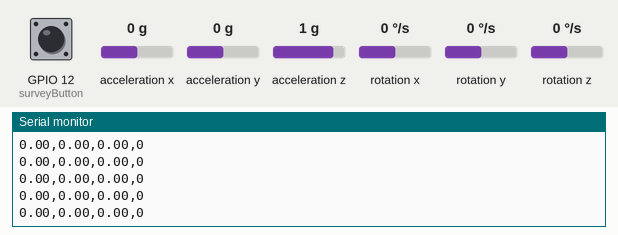
Simulated run of this sketch. Board: ESP32. Parts: the last lines printed to the serial monitor. Inputs (shaded band) come from the test bench; at power-on: rotation z 0 °/s, GPIO 12 (surveyButton) HIGH, acceleration y 0 g, acceleration x 0 g, acceleration z 1 g, rotation x 0 °/s, rotation y 0 °/s. Random numbers use the default seed unless the sketch sets one.

Above: at 1.7 s.
1.8 s: rotation z set to -192 °/s
At 2.4 s:
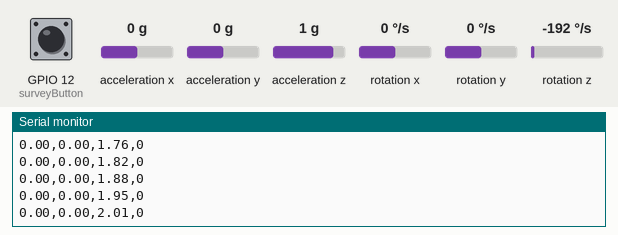
4.8 s: GPIO 12 (surveyButton) pulled LOW for 0.15 s
7.9 s: acceleration y set to 0.8 g
At 8.9 s:
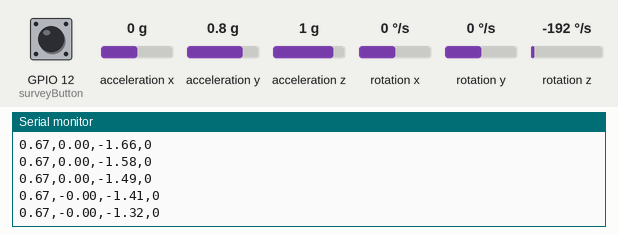
10.9 s: GPIO 12 (surveyButton) pulled LOW for 1 s
14.9 s: acceleration x set to -1.4 g
At 15.8 s:
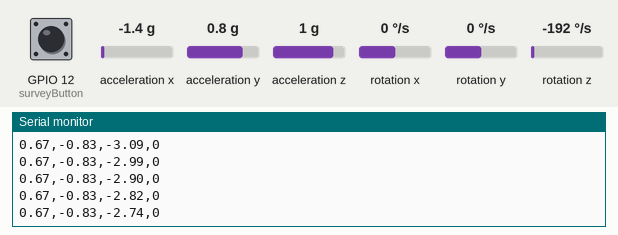
17.9 s: acceleration z set to 0 g
At 18.7 s:
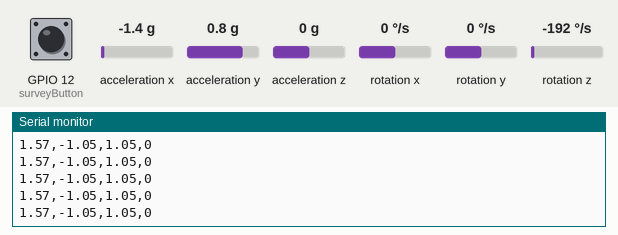
Timing chart, 0 to 20.9 s (numbered marks = the images above; inputs shaded):
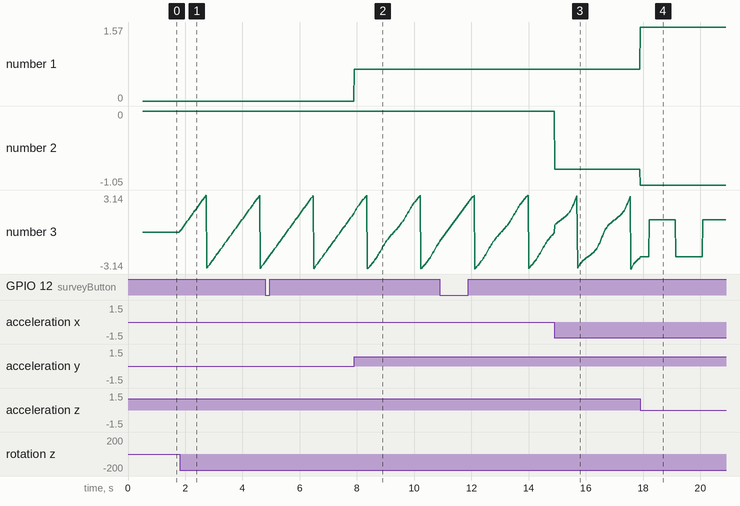

Measured:
- after the input at 1.8 s, the serial monitor: prints a new line at once (image 1)
- plotted number 3: 0 → -2.51 after the input at 1.8 s

The sketch:

main18esp.ino
```cpp
#include "I2Cdev.h"
#include "MPU6050_6Axis_MotionApps20.h"
#include "Wire.h"
#include "HardwareSerial.h"
#include <WiFi.h>
#include <WebServer.h>

#define lidarTx 17
#define lidarRx 16
#define surveyButton 12
#define connectButton 14
#define lidarPin 4

bool dataFlag = false;


const char* ssid = "Esp32_module";
const char* password = "12345678";

WebServer server(80);

HardwareSerial TF_Luna_Serial(1);

MPU6050 mpu;
uint8_t fifoBuffer[45];

struct Angles{
 float yaw;
 float pitch;
 float roll;
} ;
struct Point{
   float coords[3];
};

struct Vector_2d{
   float coords[2];
};

Angles ang;
Vector_2d vec;

void setup() {
  Serial.begin(9600);
  pinMode(surveyButton,INPUT_PULLUP);
  WiFi.mode(WIFI_AP);
  WiFi.softAP(ssid, password);
  Serial.println("SoftAP configured");
  Serial.print("IP address: ");
  Serial.println(WiFi.softAPIP());

  server.on("/get_vector", []() {
    //Serial.print("get contact");
    if (dataFlag){
      String response = "";
      for(int i = 0; i<2; i++){
        response += String(vec.coords[i]);//
        response += ",";
      }
      response += "";
      server.send(200, "text/plain", response);
      dataFlag = false;
    }
    else{
      String response = "No data yet";
      server.send(204, "text/plain", response);//проверить код ответа
    }

  });
  server.on("/get_numbers", []() {
    String response = "[";
    for (int i = 0; i < 10; i++) {
      response += (String)random(10) + ", ";
    }
    response.remove(response.length() - 2);  // Remove the last comma and space
    response += "]";
    server.send(200, "text/plain", response);
  });

  server.begin();
  Serial.println("HTTP server started");
  // Инициализация MPU
  Wire.begin();
  //Wire.setClock(1000000UL);   // разгоняем шину на максимум
  // инициализация DMP
  mpu.initialize();
  mpu.dmpInitialize();
  mpu.setDMPEnabled(true);
  Serial.println("MPU");
  TF_Luna_Serial.begin(115200, SERIAL_8N1, 17, 16);  // Инициализация последовательной связи с TF-Luna

}

void loop() {
      if (digitalRead(surveyButton)){//
        int dist=get_distance();
        //Serial.println(dist);
        //Serial.println(dist);
        //int dist=10;
        //Serial.print(dist);
        //Serial.print(',');
        ang = get_angles();
        vec = calc_point_vec(ang,dist);
        dataFlag = true;
        //Serial.println(vec.coords[1]);
        //Serial.print(vec.coords[0]);
        //Serial.print(",");
        //Serial.println(vec.coords[1]);


        Serial.print(ang.roll); // вокруг оси Z
        Serial.print(',');
        Serial.print(ang.pitch); // вокруг оси Y
        Serial.print(',');
        Serial.print(ang.yaw); // вокруг оси X
        Serial.print(',');
        Serial.println(dist);

      }
      else{
        dataFlag = false;
      }
      server.handleClient();
      //delay(200);
}


struct Vector_2d calc_point_vec(struct Angles ang, int dist) {
    struct Vector_2d result_vec;
    //Serial.print("pitch: ");
    //Serial.println(ang.pitch);
    //Serial.print("roll: ");
    //Serial.println(ang.roll);
    //Serial.println(2*2);
    //float corrected_dist = sqrt(pow(dist,2)-pow(sqrt(pow(dist*sin(ang.pitch),2)-pow(cos(ang.roll)*sin(ang.pitch)*dist,2)),2));//dist*cos(ang.pitch)*cos(ang.roll);
//    Serial.println(corrected_dist);
    float x = dist * sin(ang.yaw);
    float y = dist * cos(ang.yaw);
    //delay(100);
    result_vec.coords[0] = x;
    result_vec.coords[1] = y;

    return result_vec;
}

/*struct point calc_point_vec(struct angles ang, int dist) {
    struct point result_vec;
    float x = dist * cos(ang.pitch) * sin(ang.yaw);
    float y = dist * sin(ang.pitch);
    float z = dist *cos(ang.pitch) * cos(ang.yaw);

    result_vec.coords[0] = x;
    result_vec.coords[1] = y;
    result_vec.coords[2] = z;

    return result_vec;
}*/

struct Angles get_angles(){//получаем углы ориентации с mpu
  static uint32_t tmr;
  if (millis() - tmr >= 11) {  // таймер на 11 мс (на всякий случай)
 if (mpu.dmpGetCurrentFIFOPacket(fifoBuffer)) {
      // переменные для расчёта (ypr можно вынести в глобал)
      Quaternion q;
      VectorFloat gravity;
      float ypr[3];
      // расчёты
      mpu.dmpGetQuaternion(&q, fifoBuffer);
      mpu.dmpGetGravity(&gravity, &q);
      mpu.dmpGetYawPitchRoll(ypr, &q, &gravity);
      // выводим результат в радианах (-3.14, 3.14)
      // для градусов можно использовать degrees()
      Angles ang = {ypr[0],ypr[1],ypr[2]};
      //ang.roll=ypr[2]*57.3;
      //ang.pitch=ypr[1]*57.3;
      //ang.yaw=ypr[0]*57.3;
      // выводим результат в радианах (-3.14, 3.14)
      // для градусов можно использовать degrees()
      return ang;
      }      tmr = millis();  // сброс таймера
    }

      }


/*struct point calc_point(struct angles ang,struct point view_point,int dist){//расчитываем точку
  float res_vector[3]={0,0,0};

  float roll=ang.roll;
  float pitch=ang.pitch;
  float yaw=ang.yaw;

  //Serial.print(roll); // вокруг оси X
  //Serial.print(',');
  //Serial.print(pitch); // вокруг Y
  //Serial.print(',');
  //Serial.print(yaw); // вокруг оси Z
  //Serial.println();

  float rotation_matrix[3][3] = {
        {(cos(roll) * cos(pitch)),  (cos(roll) * sin(pitch) * sin(yaw) - sin(roll) * cos(yaw)),     (cos(roll) * sin(pitch) * cos(yaw) + sin(roll) * sin(yaw))},
        {(sin(roll) * cos(pitch)),  (sin(roll) * sin(pitch) * sin(yaw) + cos(roll) * cos(yaw)),   (sin(roll) * sin(pitch) * cos(yaw) - cos(roll) * sin(yaw))},
        {(-sin(pitch)) ,cos(pitch) * sin(yaw),cos(pitch) * cos(yaw)}
    };//матрица поворота
  //dist=134;
  int base_vector[3]={0,0,0};
  base_vector[0]=dist;
  int i;
    int j;
    for (i = 0; i < 3; i++) {
        for (j = 0; j < 3; j++) {
            res_vector[i] = res_vector[i]+ base_vector[j] * rotation_matrix[i][j];
        }
    }
  point point_meas;
  for (i = 0; i < 3; i++){
    point_meas.coords[i]=view_point.coords[i]+res_vector[i];
  }
  delay(100);
  //Serial.print("точка:");
  //Serial.print(point_meas.coords[0]);
  //Serial.print(',');
  //Serial.print(point_meas.coords[1]);
  //Serial.print(',');
  //Serial.print(point_meas.coords[2]);
  //Serial.print("расстояне:");
  //Serial.print(dist);
  //Serial.println();
  return point_meas;

}*/

int get_distance(){
  if (TF_Luna_Serial.available() >= 9) {
    uint8_t buf[9];
    uint8_t sum = 0;
    TF_Luna_Serial.readBytes(buf, 9);

    for (int i = 0; i < 8; i++) {
      sum += buf[i];
    }

    if (sum == buf[8]) {
      int distance = (buf[2] | (buf[3] << 8));   // Конвертация данных в расстояние в сантиметрах
      //int distance = (buf[2]);
      return distance;
    }
  }

}
```
